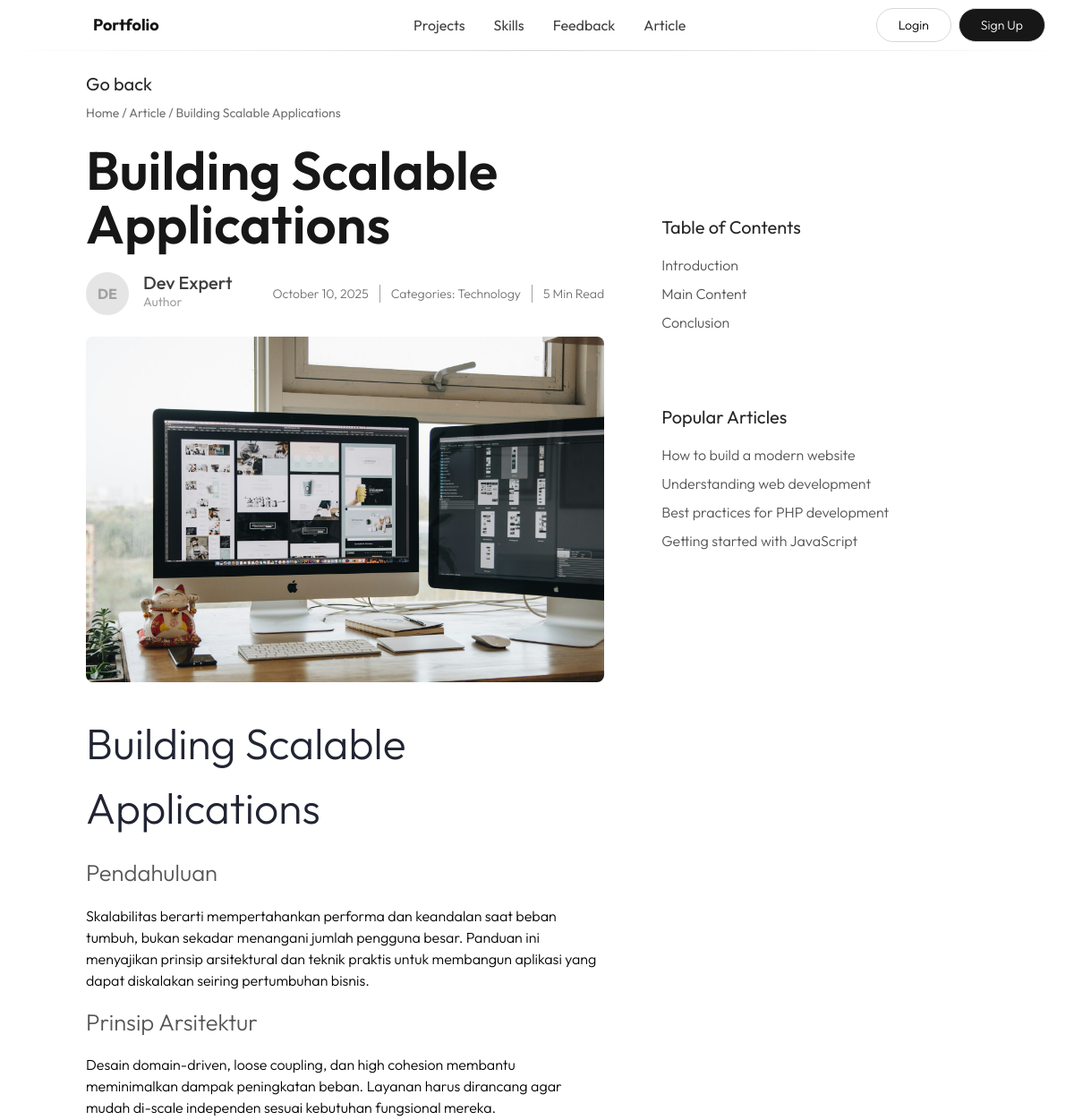
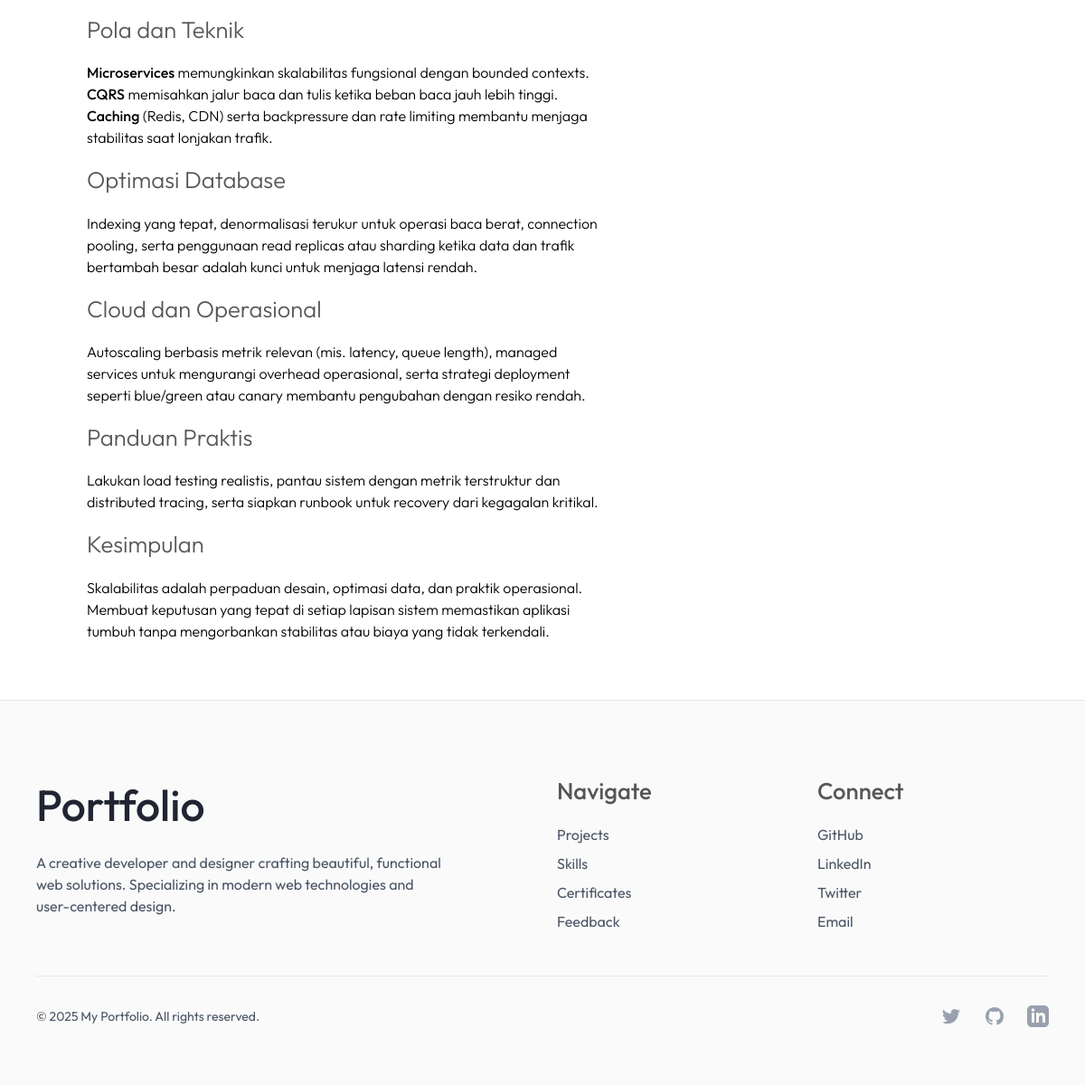
The app's page /modules/articles/article.php?id=3 with its own data (2 pictures, top to bottom).
### tables this page shows
CREATE TABLE `tb_artikel` (
  `id` int(11) NOT NULL,
  `judul` varchar(255) NOT NULL,
  `isi` text NOT NULL,
  `kategori` varchar(100) NOT NULL,
  `publisher` varchar(100) NOT NULL,
  `gambar` varchar(255) NOT NULL,
  `tanggal` timestamp NOT NULL DEFAULT current_timestamp()
);

### app/Controllers/ArticleController.php (called while the page is built, shortened)
<?php
require_once '../../app/Models/Article.php';
require_once '../../app/Helpers/functions.php';
require_once '../../config/database.php';
class ArticleController
{
  private $articleModel;
  public function __construct()
  {
    global $con;
    $this->articleModel = new Article($con);
  }
  public function show($id)
  {
    $article = $this->articleModel->getArticleById($id);
    return $article;
  }
}

### app/Models/Article.php (called while the page is built, shortened)
<?php
class Article
{
  private $con;
  public function __construct($database)
  {
    $this->con = $database;
  }
  public function getArticleById($id)
  {
    $sql = "SELECT * FROM tb_artikel WHERE id = ?";
    $stmt = $this->con->prepare($sql);
    $stmt->bind_param("i", $id);
    $stmt->execute();
    $result = $stmt->get_result();
    return $result->fetch_assoc();
  }
}

### app/Helpers/functions.php (called while the page is built, shortened)
<?php
function formatDate($date)
{
  return date('F j, Y', strtotime($date));
}

### modules/articles/article.php (the view, shortened to what this page needs)
<?php
include '../../config/database.php';
include '../../app/Controllers/ArticleController.php';
$articleId = isset($_GET['id']) ? (int)$_GET['id'] : 0;
if ($articleId > 0) {
	$controller = new ArticleController();
	$article = $controller->show($articleId);
} else {
	header("Location: ../../index.php");
	exit;
}
?>
<!DOCTYPE html>
<html lang="en">
<head>
	<link rel="stylesheet" href="../../assets/css/output.css">
</head>
<body class="outfit-thin overflow-x-hidden">
	<div class="w-full">
		<div class="w-full fixed top-0 z-50 inset-x-0 h-auto bg-white/20 backdrop-blur-md">
			<div class="hidden p-2 md:flex items-center justify-between md:max-w-6xl md:mx-auto">
				<div class="px-18">
					<h1 class="text-lg outfit-bold text-neutral-900">Portfolio</h1>
				</div>
				<div class="flex items-center justify-center gap-4">
					<a href="../../index.php#projects" class="text-md outfit-regular p-2 text-neutral-700 hover:text-neutral-900 hover:text-shadow-sm transition-all">Projects</a>
					<a href="../../index.php#skills" class="text-md outfit-regular p-2 text-neutral-700 hover:text-neutral-900 hover:text-shadow-sm transition-all">Skills</a>
					<a href="../../index.php#feedback" class="text-md outfit-regular p-2 text-neutral-700 hover:text-neutral-900 hover:text-shadow-sm transition-all">Feedback</a>
					<a href="./index.php" class="text-md outfit-regular p-2 text-neutral-700 hover:text-neutral-900 hover:text-shadow-sm transition-all">Article</a>
				</div>
				<div class="flex items-center justify-end gap-2">
					<a href="../login/index.php" class="text-sm rounded-full border border-[#d7d7d7] px-6 py-2 hover:shadow-sm hover:bg-[#fafafa] transition-all">Login</a>
					<a href="../register/index.php" class="text-sm rounded-full bg-neutral-900 border border-[#d7d7d7] text-white px-6 py-2 hover:shadow-sm hover:bg-neutral-700 transition-all">Sign Up</a>
				</div>
			</div>
			<div class="w-full h-px bg-linear-to-r from-white via-[#d7d7d7] to-white"></div>
		</div>
		<div class="m-0 md:mx-24">
			<div class="mt-20 mb-6 p-4 md:p-0 space-y-2">
				<div class="">
					<a href="./index.php" class="text-neutral-800 text-xl outfit-regular hover:underline hover:text-neutral-900 transition-all">Go back</a>
				</div>
				<div class="">
					<p class="text-sm text-neutral-500 outfit-regular">Home / Article / <?= htmlspecialchars($article['judul']) ?></p>
				</div>
			</div>
			<div class="w-full grid md:grid-cols-5 gap-8 md:gap-16 p-4 md:p-0">
				<div class="md:col-span-3">
					<div class="">
						<h1 class="text-4xl sm:text-5xl md:text-6xl text-neutral-900 outfit-semibold"><?= htmlspecialchars($article['judul']) ?></h1>
					</div>
					<div class="my-6 flex flex-col sm:flex-row sm:items-center sm:justify-between gap-2">
						<div class="flex items-center gap-4">
							<div class="size-12 rounded-full bg-neutral-200 flex items-center justify-center text-center">
								<span class="text-md text-neutral-400 outfit-bold">
									<?php
									$publisher = $article['publisher'];
									$initials = '';
									$names = explode(' ', $publisher);
									foreach ($names as $name) {
										$initials .= strtoupper(substr($name, 0, 1));
									}
									echo $initials;
									?>
								</span>
							</div>
							<div class="">
								<h1 class="text-xl/4 text-neutral-700 outfit-medium"><?= htmlspecialchars($article['publisher']) ?></h1>
								<span class="text-sm text-neutral-400 outfit-regular">Author</span>
							</div>
						</div>
						<div class="flex items-center gap-3">
							<span class="text-sm text-neutral-500 outfit-thin"><?= formatDate($article['tanggal']) ?></span>
							<span class="text-sm text-neutral-500 outfit-thin">Categories: Technology</span>
							<span class="text-sm text-neutral-500 outfit-thin">5 Min Read</span>
						</div>
					</div>
					<div class="">
						<div class="mb-8 md:md-16">
							<img src="./uploads/<?= htmlspecialchars($article['gambar']) ?>" alt="<?= htmlspecialchars($article['judul']) ?>" class="w-full h-auto object-cover rounded-lg">
						</div>
						<div class="">
							<div class="article-content">
								<?= $article['isi'] ?>
							</div>
						</div>
					</div>
				</div>
				<div class="hidden md:block md:col-span-2">
					<div class="my-8 md:my-20">
						<h1 class="text-xl text-neutral-800 outfit-regular mb-4">Table of Contents</h1>
						<ol class="space-y-2">
							<li class="outift-thin"><a href="#" class="text-base text-neutral-600">Introduction</a></li>
							<li class="outift-thin"><a href="#" class="text-base text-neutral-600">Main Content</a></li>
							<li class="outift-thin"><a href="#" class="text-base text-neutral-600">Conclusion</a></li>
						</ol>
					</div>
					<div class="my-8 md:my-20">
						<h1 class="text-xl text-neutral-800 outfit-regular mb-4">Popular Articles</h1>
						<ol class="space-y-2">
							<li class="outift-thin"><a href="#" class="text-base text-neutral-600">How to build a modern website</a></li>
							<li class="outift-thin"><a href="#" class="text-base text-neutral-600">Understanding web development</a></li>
							<li class="outift-thin"><a href="#" class="text-base text-neutral-600">Best practices for PHP development</a></li>
							<li class="outift-thin"><a href="#" class="text-base text-neutral-600">Getting started with JavaScript</a></li>
						</ol>
					</div>
				</div>
			</div>
		</div>
		<?php
		include '../../includes/footer.php';
		?>
</body>
</html>

### modules/articles/article.php (style rules this page uses)
.outfit-thin { font-family: "Outfit", sans-serif; font-optical-sizing: auto; font-weight: 300; font-style: normal; }
.outfit-regular { font-family: "Outfit", sans-serif; font-optical-sizing: auto; font-weight: 400; font-style: normal; }
.outfit-medium { font-family: "Outfit", sans-serif; font-optical-sizing: auto; font-weight: 500; font-style: normal; }
.outfit-semibold { font-family: "Outfit", sans-serif; font-optical-sizing: auto; font-weight: 600; font-style: normal; }
.outfit-bold { font-family: "Outfit", sans-serif; font-optical-sizing: auto; font-weight: 700; font-style: normal; }
h3 { font-size: 3rem; color: #212432; margin: 18px 0px; }
h4 { font-size: 1.6rem; color: #565658; margin: 16px 0px; }
strong { font-weight: 500; }

### records on screen
tb_artikel: judul "Building Scalable Applications", publisher "Dev Expert", tanggal "October 10, 2025", gambar (picture), isi "Building Scalable Applications Pendahuluan Skalabilitas berarti mempertahankan performa dan keandalan saat beban tumbuh, bukan sekadar menangani jumlah pengguna besar. Panduan ini menyajikan prinsip arsitektural dan teknik praktis untuk membangun aplikasi yang dapat diskalakan seiring pertumbuhan bisnis. Prinsip Arsitektur Desain domain-driven, loose coupling, dan high cohesion membantu meminimalkan dampak peningkatan beban. Layanan harus dirancang agar mudah di-scale independen sesuai kebutuhan fungsional mereka. Pola dan Teknik Microservices memungkinkan skalabilitas fungsional dengan bounded contexts. CQRS memisahkan jalur baca dan tulis ketika beban baca jauh lebih tinggi. Caching…"

### other values on screen
$initials "DE"
